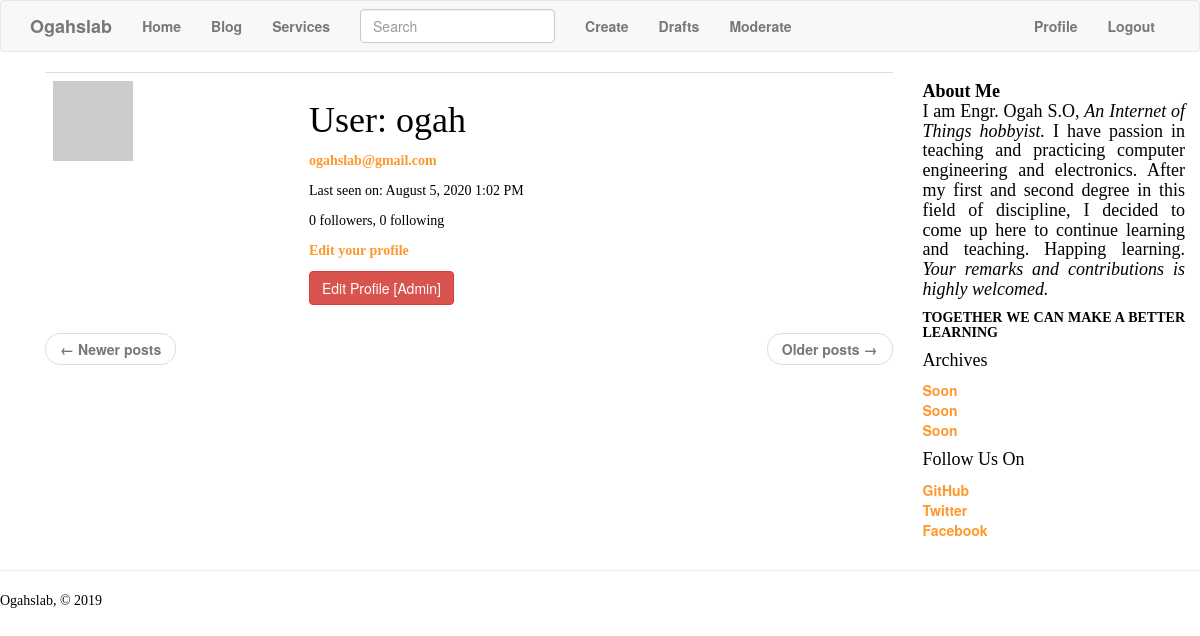
Page /user/ogah (signed in) on the earlier database version.
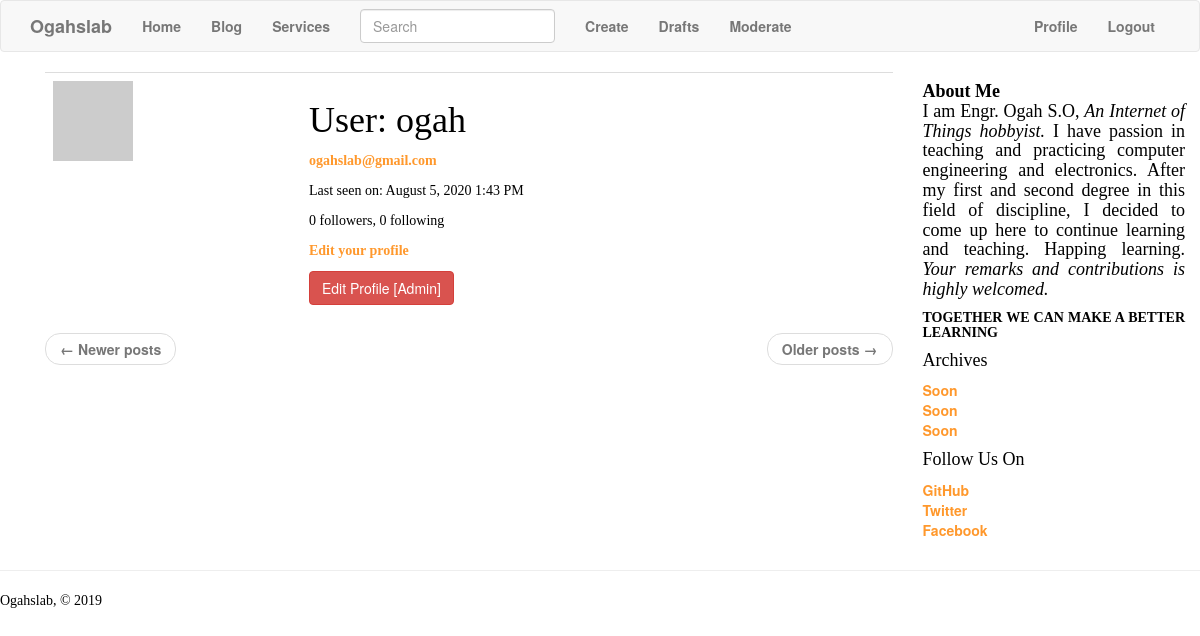
Same page on the later database version.
### app/models.py (models this page shows, shortened)
class PaginatedAPIMixin(object):
    @staticmethod
    def to_collection_dict(query, page, per_page, endpoint, **kwargs):
        resources = query.paginate(page, per_page, False)
        data = {
            'items': [item.to_dict() for item in resources.items],
            '_meta': {
                'page': page,
                'per_page': per_page,
                'total_pages': resources.pages,
                'total_items': resources.total
            },
            '_links': {
                'self': url_for(endpoint, page=page, per_page=per_page,
                                **kwargs),
                'next': url_for(endpoint, page=page + 1, per_page=per_page,
                                **kwargs) if resources.has_next else None,
                'prev': url_for(endpoint, page=page - 1, per_page=per_page,
                                **kwargs) if resources.has_prev else None
            }
        }
        return data

class User(UserMixin,PaginatedAPIMixin, db.Model):
    __tablename__ = 'user'
    id = db.Column(db.Integer, primary_key=True)
    username = db.Column(db.String(64), index=True, unique=True)
    email = db.Column(db.String(120), index=True, unique=True)
    password_hash = db.Column(db.String(128))
    role_id = db.Column(db.Integer, db.ForeignKey('roles.id'))
    posts = db.relationship('Post', backref='author', lazy='dynamic')
    about_me = db.Column(db.String(140))
    last_seen = db.Column(db.DateTime, default=datetime.utcnow)
    token = db.Column(db.String(32), index=True, unique=True)
    token_expiration = db.Column(db.DateTime)
    followed = db.relationship(
        'User', secondary=followers,
        primaryjoin=(followers.c.follower_id == id),
        secondaryjoin=(followers.c.followed_id == id),
        backref=db.backref('followers', lazy='dynamic'), lazy='dynamic')
    comments = db.relationship('Comment', backref='author', lazy='dynamic')
    def can(self, perm):
        return self.role is not None and self.role.has_permission(perm)
    def is_administrator(self):
        return self.can(Permission.ADMIN)
    def ping(self):
        self.last_seen = datetime.utcnow()
        db.session.add(self)
    def avatar(self, size):
        digest = md5(self.email.lower().encode('utf-8')).hexdigest()
        return 'https://www.gravatar.com/avatar/{}?d=identicon&s={}'.format(
            digest, size)

### app/main/routes.py (the view)
@main.route('/user/<username>')
@login_required
def user(username):
    user = User.query.filter_by(username=username).first_or_404()
    page = request.args.get('page', 1, type=int)
    posts = user.posts.order_by(Post.timestamp.desc()).paginate(
        page, current_app.config['POSTS_PER_PAGE'], False)
    next_url = url_for('main.user', username=user.username,
                       page=posts.next_num) if posts.has_next else None
    prev_url = url_for('main.user', username=user.username,
			page=posts.prev_num) if posts.has_prev else None
    return render_template('user.html', user=user, posts=posts.items,
                           next_url=next_url, prev_url=prev_url)

### app/main/forms.py
class SearchForm(FlaskForm):
    q = StringField(_l('Search'),validators=[DataRequired()])
    def __init__(self,*args,**kwargs):
        if 'formdata' not in kwargs:
            kwargs['formdata'] = request.args
        if 'csrf_enabled' not in kwargs:
            kwargs['csrf_enabled'] = False
        super(SearchForm,self).__init__(*args,**kwargs)

### app/auth/routes.py (called while the page is built)
@auth.before_app_request
def before_request():
    if current_user.is_authenticated:
        current_user.ping()

### app/main/__init__.py (called while the page is built)
@main.app_context_processor
def inject_permissions():
    return dict(Permission=Permission)

### app/main/routes.py (called while the page is built)
@main.before_app_request
def before_request():
    if current_user.is_authenticated:
        current_user.last_seen = datetime.utcnow()
        db.session.commit()
    g.search_form = SearchForm()
    g.locale = str(get_locale())

### app/models.py (called while the page is built)
@login.user_loader
def load_user(id):
    return User.query.get(int(id))

    @classmethod
    def before_commit(cls, session):
        session._changes = {
            'add': list(session.new),
            'update': list(session.dirty),
            'delete': list(session.deleted)
        }

    @classmethod
    def after_commit(cls, session):
        for obj in session._changes['add']:
            if isinstance(obj, SearchableMixin):
                add_to_index(obj.__tablename__, obj)
        for obj in session._changes['update']:
            if isinstance(obj, SearchableMixin):
                add_to_index(obj.__tablename__, obj)
        for obj in session._changes['delete']:
            if isinstance(obj, SearchableMixin):
                remove_from_index(obj.__tablename__, obj)
        session._changes = None

    def has_permission(self, perm):
        return self.permissions & perm == perm

### app/templates/user.html (shortened to what this page needs)
{% extends "base.html" %}
{% block head %}
{{ super()}}
{% endblock %}
{% block app_content %}
    <table class="table table-hover">
        <tr>
            <td width="256px"><img src="{{ user.avatar(256) }}"></td>
            <td>
                <h1>{{ _('User') }}: {{ user.username }}</h1>
                 {% if current_user.is_administrator() %}
                    <p><a href="mailto:{{ user.email }}">{{ user.email }}</a></p>
                      {% endif %}
                {% if user.last_seen %}
                <p>{{ _('Last seen on') }}: {{ moment(user.last_seen).format('LLL') }}</p>
                {% endif %}
                <p>{{ _('%(count)d followers', count=user.followers.count()) }}, {{ _('%(count)d following', count=user.followed.count()) }}</p>
                {% if user == current_user %}
                <p><a href="{{ url_for('main.edit_profile') }}">{{ _('Edit your profile') }}</a></p>
                {% elif not current_user.is_following(user) %}
                <p><a href="{{ url_for('main.follow', username=user.username) }}">{{ _('Follow') }}</a></p>
                {% else %}
                <p><a href="{{ url_for('main.unfollow', username=user.username) }}">{{ _('Unfollow') }}</a></p>
                {% endif %}
                {% if current_user.is_administrator()%}
    <a class="btn btn-danger" href="{{ url_for('main.edit_profile_admin', id=user.id) }}">Edit Profile [Admin]</a>
        {% endif %}
            </td>
        </tr>
    </table>
    <nav aria-label="...">
        <ul class="pager">
            <li class="previous{% if not prev_url %} disabled{% endif %}">
                <a href="{{ prev_url or '#' }}">
                    <span aria-hidden="true">&larr;</span> {{ _('Newer posts') }}
                </a>
            </li>
            <li class="next{% if not next_url %} disabled{% endif %}">
                <a href="{{ next_url or '#' }}">
                    {{ _('Older posts') }} <span aria-hidden="true">&rarr;</span>
                </a>
            </li>
        </ul>
    </nav>
{% endblock %}

### app/templates/base.html (shortened to what this page needs)
{% extends 'bootstrap/base.html' %}
{% block head %}
{{super()}}
{% endblock %}
{% block navbar %}
    <nav class="navbar navbar-default">
        <div class="container">
            <div class="navbar-header">
                <a class="navbar-brand" href="{{ url_for('main.index') }}"><b>Ogahslab</b></a>
            </div>
            <div class="collapse navbar-collapse" id="bs-example-navbar-collapse-1">
                <ul class="nav navbar-nav">
                    <li><a href="{{ url_for('main.index') }}">{{_('Home')}}</a></li>
                    <li><a href="{{ url_for('main.blog') }}">{{_('Blog')}}</a></li>
                    <li><a href="{{ url_for('main.services') }}">{{_('Services')}}</a></li>
		               {% if g.search_form %}
                    <form class="navbar-form navbar-left" method="get" action="{{ url_for('main.search') }}">
                          <div class="form-group">
                             {{ g.search_form.q(size=20, class='form-control', placeholder=g.search_form.q.label.text) }}
                           </div>
                    </form>
                       {% endif %}
			           {%  if current_user.can(Permission.WRITE) %}
                    <li><a href="{{ url_for('main.create') }}">{{_('Create')}}</a></li>
                    <li><a href="{{ url_for('main.drafts') }}">{{_('Drafts')}}</a></li>
			           {% endif %}
			           {% if current_user.can(Permission.MODERATE) %}
                    <li><a href="{{ url_for('main.moderate') }}">Moderate</a></li>
                	{% endif %}
                </ul>
                <ul class="nav navbar-nav navbar-right">
                    {% if current_user.is_anonymous %}
                    <li><a href="{{ url_for('auth.login') }}">{{_('Login')}}</a></li>
                    {% else %}
                    <li><a href="{{ url_for('main.user', username=current_user.username) }}">Profile</a></li>
                    <li><a href="{{ url_for('auth.logout') }}">{{_('Logout')}}</a></li>
                    {% endif %}
                </ul>
            </div>
        </div>
    </nav>
{% endblock %}
{% block content %}
    <div class="container">
        <main role="main" class="container">
          <div class="row">
                <div class="col-md-9 blog-main">
                   {% block app_content %}{% endblock %}
                </div>
	            <aside class="col-md-3 blog-sidebar">
                        <div class="p-3 mb-3 bg-light rounded">
                            <h4 class="font-italic"><b>About Me</b>
                            <p class="mb-1"> I am Engr. Ogah S.O, <em>An Internet of Things hobbyist.</em>
                                I have passion in teaching and practicing computer engineering and electronics.
                                After my first and second degree in this field of discipline,
                                I decided to come up here to continue learning and teaching.
                                Happing learning. <em> Your remarks and contributions is highly welcomed.</em>
                            <H5><b>TOGETHER WE CAN MAKE A BETTER LEARNING </b></H5>
                            </p></h4>
                        </div>
                        <div class="p-3">
                        <h4 class="font-italic">Archives</h4>
                            <ol class="list-unstyled mb-0">
                                <li><a href="#">Soon</li>
                                <li><a href="#">Soon</a></li>
                                <li><a href="#">Soon</a></li>
                            </ol>
                        </div>
                        <div class="p-3">
                            <h4 class="font-italic">Follow Us On</h4>
                            <ol class="list-unstyled">
                                <li><a href="https://github.com/ogahozy">GitHub</a></li>
                                <li><a href="@ogahozy">Twitter</a></li>
                                <li><a href="#">Facebook</a></li>
                            </ol>
                        </div>
                </aside>
	        </div>
        </main>
    </div>
	<footer>
        <hr/>
        <p>Ogahslab, &copy; 2019</p>
    </footer>
{% endblock %}

### app/templates/user.html (style rules this page uses)
body { background-color:lightViolet; }
h1,h2,h3,h4,h5,p { text-align:justify; color:Black; font-family: "Times New Roman",Times,serif; }
a { font-weight: bold; color: #ff982c; text-decoration: none; }

Differences in the rows shown:
changed User "ogah": last_seen "August 5, 2020 1:02 PM" → "August 5, 2020 1:43 PM"
